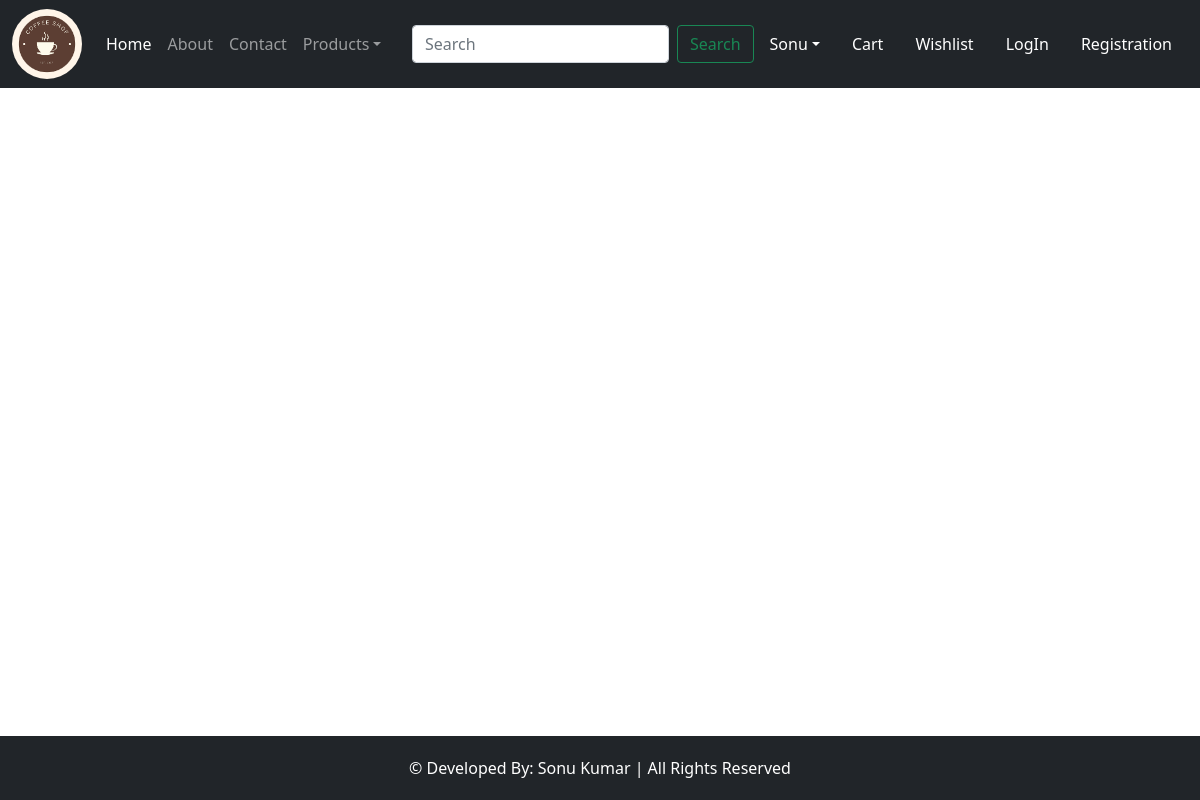
/category/LT, run on an earlier commit of the app's database.
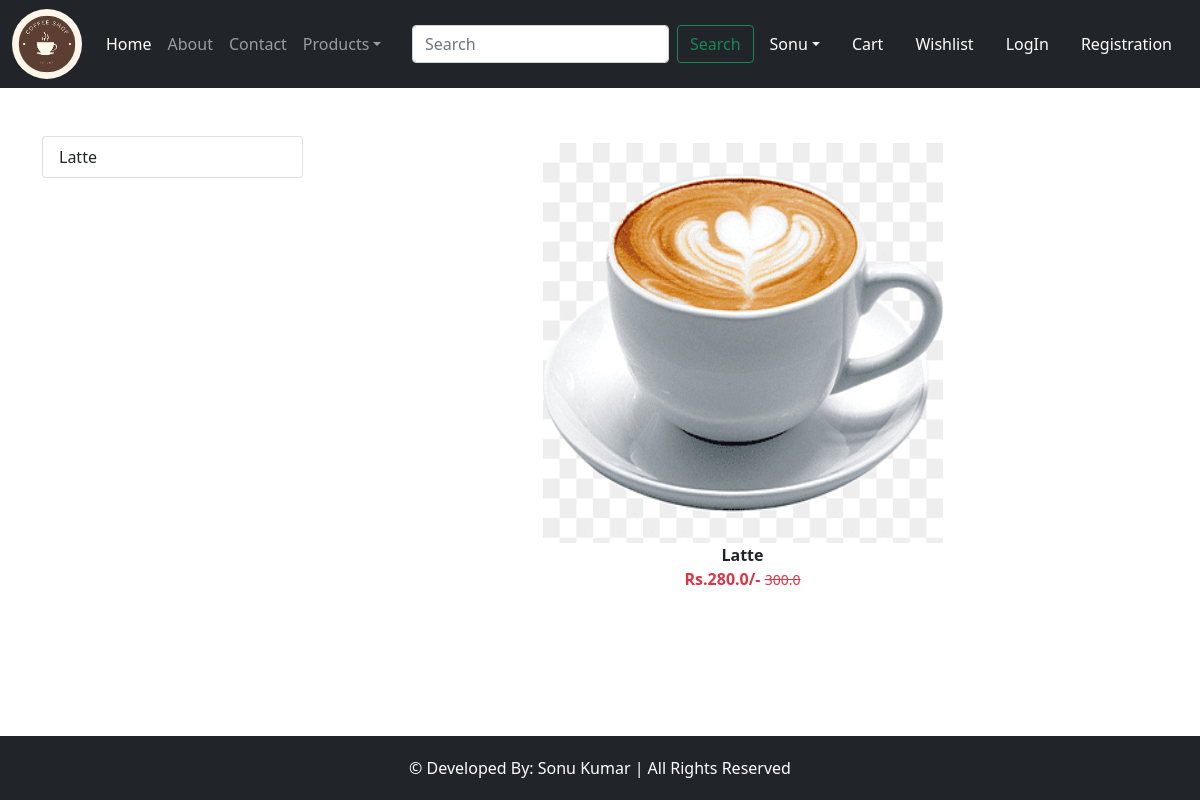
And on a later commit of the database.
### sonu1/models.py (models this page shows, shortened)
class Product(models.Model):
    title = models.CharField(max_length=100)
    selling_price = models.FloatField()
    discounted_price = models.FloatField()
    discription = models.TextField()
    composition = models.TextField(default='')
    prodapp = models.TextField(default='')
    category = models.CharField(choices= CATAGORY_CHOICES,max_length=2)
    product_image = models.ImageField(upload_to='product')

### sonu1/views.py (the view)
# urls.py: path("category/<slug:val>",views.CategoryView.as_view(),name="category"),
class CategoryView(View):
    def get(self,request,val):
        product = Product.objects.filter(category=val)
        title = Product.objects.filter(category=val).values('title')
        return render(request,"sonu1/category.html",locals())

### sonu1/templates/sonu1/category.html (shortened to what this page needs)
{% extends 'sonu1/index.html' %}
{% load static %}
{% block main %}
  <div class="container my-5">
    <div class="row">
      <div class="col-sm-3">
        <div class="list-group">
          {% for val in title %}
            <a href="{% url 'category-title' val.title %}" class="list-group-item list-group-item-action"
            aria-current="true">{{ val.title }}</a>
          {% endfor %}
        </div>
      </div>
      <div class="col-sm-9">
        <div class="row">
          {% for prod in product %}
            <div class="col text-center mb-4">
              <a href="{% url 'product-details' prod.id %}" class="btn">
                <div>
                  <img src="{{prod.product_image.url}}" width="400px" height="400px" />
                  <div class="fw-bold">{{ prod.title }}</div>
                  <div class="fw-bold text-danger">
                    Rs.{{ prod.discounted_price }}/-
                    <small class="fw-light text-decoration-line-through">
                    {{ prod.selling_price }}</small>
                  </div>
                </div>
              </a>
            </div>
          {% endfor %}
        </div>
      </div>
    </div>
  </div>
{% endblock %}

What changed in the data, as far as the page shows it:
added Product: product_image (picture), title "Latte", discounted_price "280.0", selling_price "300.0"
Also different on the page:
new list line: "Latte"
